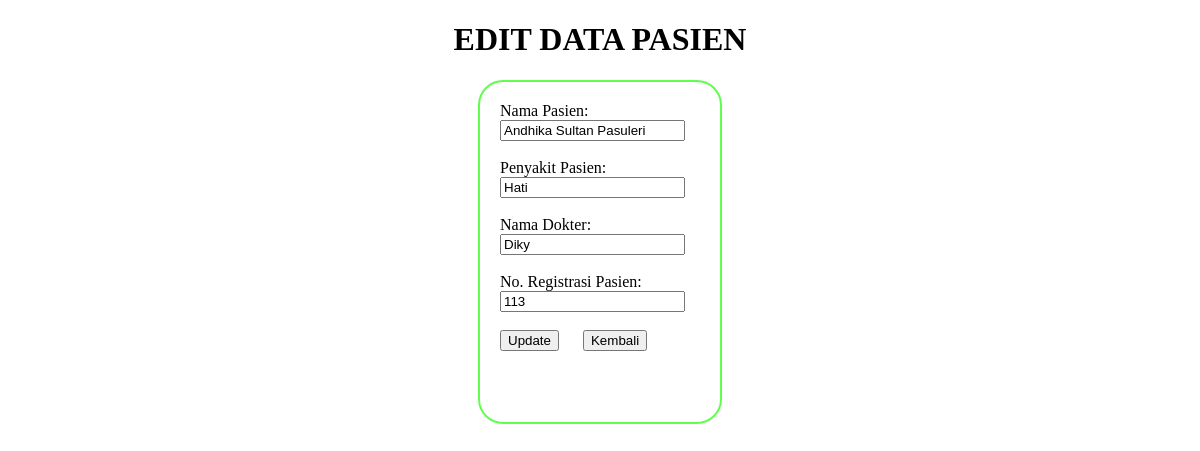
Screenshot of /pasien/edit.php?id=2 with the database file from the repository.
### tables this page shows
CREATE TABLE `data_pasien` (
  `id` int(11) NOT NULL,
  `nama` varchar(55) NOT NULL,
  `penyakit` varchar(15) NOT NULL,
  `dokter` varchar(55) NOT NULL,
  `nomor_registrasi` int(11) NOT NULL
);

### pasien/edit.php (the view, shortened to what this page needs)
<?php
require '../functions.php';
$id = $_GET['id'];
$sql = "SELECT * FROM data_pasien WHERE `id`='$id'";
$sql = mysqli_query($conn, $sql) or die(mysqli_error($conn));
$menu = mysqli_fetch_assoc($sql);
?>
<!DOCTYPE html>
<html>
<head>
</head>
<body>
	<h1>EDIT DATA PASIEN</h1>
	<form action="update.php?id=<?= $menu['id'] ?>" method="POST" id="form">
		<label>Nama Pasien:</label>
		<input type="text" name="nama" placeholder="Nama Pasien" value="<?= $menu['nama'] ?>"><br>
		<label>Penyakit Pasien:</label>
		<input type="text" name="penyakit" placeholder="Penyakit Pasien" value="<?= $menu['penyakit'] ?>"><br>
		<label>Nama Dokter:</label>
		<input type="text" name="dokter" placeholder="Nama Dokter" value="<?= $menu['dokter'] ?>"><br>
		<label>No. Registrasi Pasien:</label>
		<input type="number" name="nomor_registrasi" placeholder="Nomor Registrasi" value="<?= $menu['nomor_registrasi'] ?>"><br>
		<button>Update</button>
		<a href="index.php" style="margin-left: 20px;">
			<button type="button">Kembali</button>
		</a>
	</form>
</body>
</html>

### pasien/edit.php (style rules this page uses)
body { font-family: calibri; }
h1 { text-align: center; }
form { margin-left:auto; margin-right: auto; }
input { display: block; }
#form { border-radius: 25px; border: 2px solid #63fD50; padding: 20px; width: 200px; height: 300px; }

### rows the page displays
data_pasien: nama "Andhika Sultan Pasuleri", penyakit "Hati", dokter "Diky", nomor_registrasi "113"
